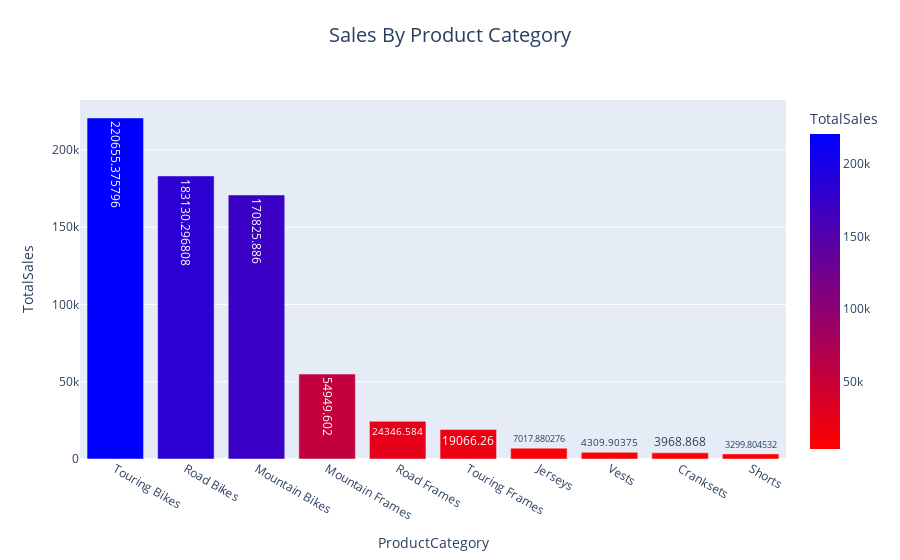

The cell this chart's notebook holds for it:
### Code cell
fig = px.bar(df_sales,
             x="ProductCategory",
             y="TotalSales",
             title="Sales By Product Category",
             color="TotalSales",
             text="TotalSales",
             color_continuous_scale='Bluered_r', hover_name="TotalSales")

fig.update_layout(
    height=600,
    title_x=0.5,  # Center the title horizontally
    title_y=0.95, # Adjust vertical position if necessary
    title_font=dict(size=20)  # Adjust title font size if needed
)

fig.show()

### Figure 1 — Plotly figure (JSON) as saved in the notebook; plotly's stock layout.template omitted (floating-point values rounded to 4 significant figures)
{"data": [{"alignmentgroup": "True", "hovertemplate": "<b>%{hovertext}</b><br><br>ProductCategory=%{x}<br>TotalSales=%{marker.color}<extra></extra>", "hovertext": [220700.0, 183100.0, 170800.0, 54950.0, 24350.0, 19070.0, 7018.0, 4310.0, 3969.0, 3300.0], "legendgroup": "", "marker": {"color": [220700.0, 183100.0, 170800.0, 54950.0, 24350.0, 19070.0, 7018.0, 4310.0, 3969.0, 3300.0], "coloraxis": "coloraxis", "pattern": {"shape": ""}}, "name": "", "offsetgroup": "", "orientation": "v", "showlegend": false, "text": [220700.0, 183100.0, 170800.0, 54950.0, 24350.0, 19070.0, 7018.0, 4310.0, 3969.0, 3300.0], "textposition": "auto", "type": "bar", "x": ["Touring Bikes", "Road Bikes", "Mountain Bikes", "Mountain Frames", "Road Frames", "Touring Frames", "Jerseys", "Vests", "Cranksets", "Shorts"], "xaxis": "x", "y": [220700.0, 183100.0, 170800.0, 54950.0, 24350.0, 19070.0, 7018.0, 4310.0, 3969.0, 3300.0], "yaxis": "y"}], "layout": {"autosize": true, "barmode": "relative", "coloraxis": {"colorbar": {"title": {"text": "TotalSales"}}, "colorscale": [[0, "rgb(255,0,0)"], [1, "rgb(0,0,255)"]]}, "legend": {"tracegroupgap": 0}, "title": {"font": {"size": 20}, "text": "Sales By Product Category", "x": 0.5, "y": 0.95}, "xaxis": {"anchor": "y", "autorange": true, "domain": [0, 1], "range": [-0.5, 9.5], "title": {"text": "ProductCategory"}, "type": "category"}, "yaxis": {"anchor": "x", "autorange": true, "domain": [0, 1], "range": [0, 232300.0], "title": {"text": "TotalSales"}, "type": "linear"}}}
